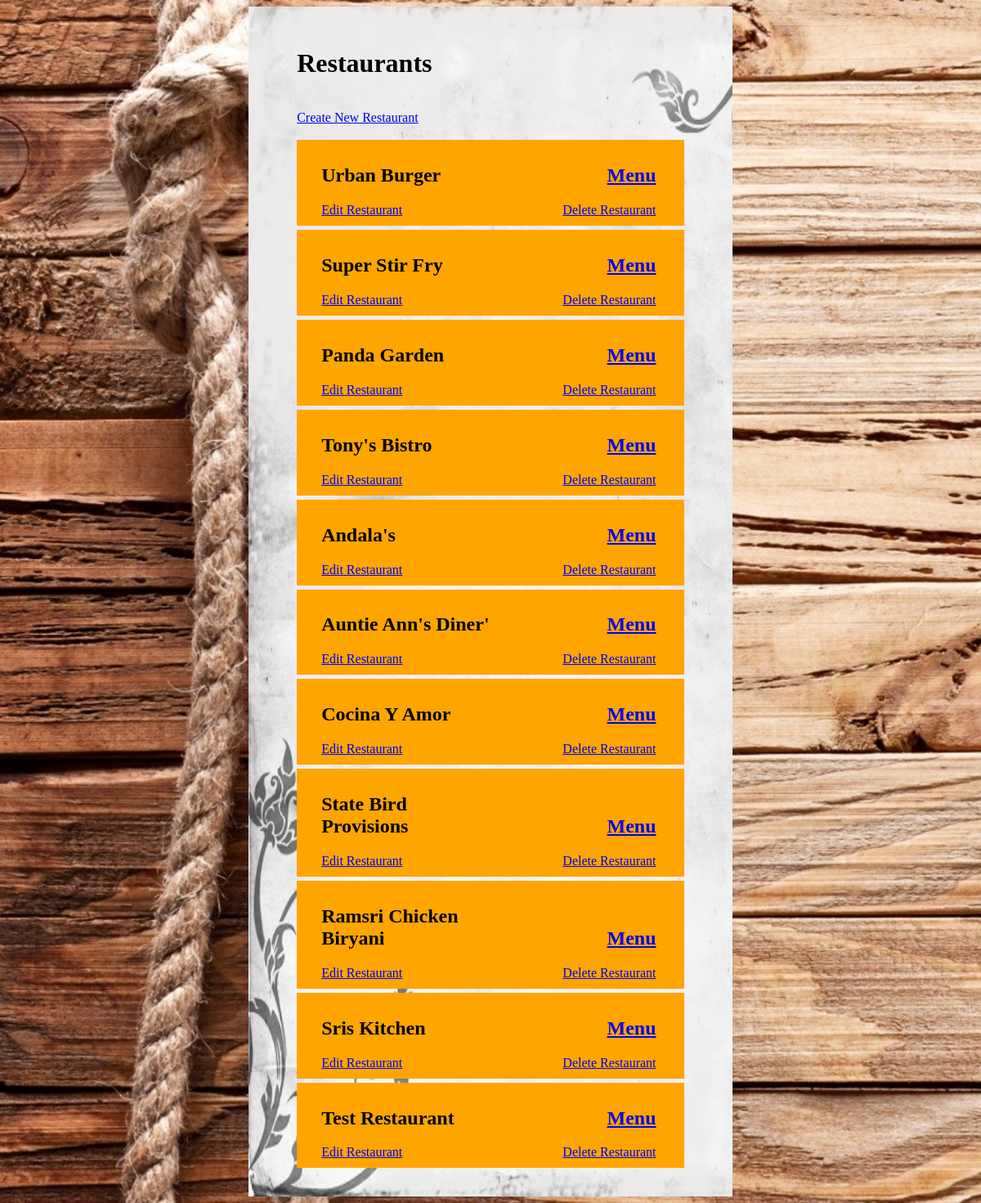
The page /restaurants/ on the database its author committed.
### database_setup.py (models this page shows, shortened)
class Restaurant(Base):
    __tablename__ = 'restaurant'
    id = Column(Integer, primary_key=True)
    name = Column(String(250), nullable=False)

### finalProject.py (the view)
@app.route('/')
@app.route('/restaurants/')
def showRestaurants():
	restaurants = session.query(Restaurant).all()
	return render_template('restaurants.html',restaurants=restaurants)

### templates/restaurants.html (shortened to what this page needs)
<html>
<head>
	<link rel=stylesheet type=text/css href="{{ url_for('static', filename='stylesFinalProject.css') }}">
</head>
<body>
	<div class="container">
		<div class="MainContent">
			<h1> Restaurants</h1>
			<br>
			<a href = '{{url_for('newRestaurant') }}'>Create New Restaurant</a>
			<br>
			<br>
			{% for i in restaurants %}
			<div class = 'restaurant'>
				<div class = 'itemName'>
					<h2>{{i.name}}</h2>
				</div>
				<div class = 'link'>
					<a href='{{url_for('menu',restaurant_id = i.id) }}'><h2>Menu</h2></a>
				</div>
				<div class = 'edit'>
					<a href='{{url_for('editRestaurant',restaurant_id = i.id) }}'>Edit Restaurant</a>
				</div>
				<div class = 'delete'>
					<a href='{{url_for('deleteRestaurant',restaurant_id = i.id) }}'>Delete Restaurant</a>
				</div>
			</div>
			{% endfor %}
		</div>
	</div>
</body>
</html>

### static/stylesFinalProject.css (style rules this page uses)
body { background-image: url("Wood.jpg"); background-color: #333333; background-size: cover; background-attachment: fixed; }
.container { margin: auto; width: 50%; background-image: url("Menu.png"); background-size: cover; background-color: #333333; }
.MainContent { padding-left: 10%; padding-top: 5%; padding-right: 10%; padding-bottom: 5%; }
.restaurant { background-color: orange; margin-bottom: 5px; padding-left: 30px; padding-top: 10px; padding-right: 30px; padding-bottom: 10px; }
.itemName { display: inline-block; width: 50%; text-align: left; }
.link { display: inline-block; width: 48%; text-align: right; }
.edit { width: 50%; display: inline-block; text-align: left; }
.delete { width: 48%; display: inline-block; text-align: right; }

### rows shown on the page
Restaurant: name "Urban Burger"
Restaurant: name "Super Stir Fry"
Restaurant: name "Panda Garden"
Restaurant: name "Tony's Bistro"
Restaurant: name "Andala's"
Restaurant: name "Auntie Ann's Diner'"
Restaurant: name "Cocina Y Amor"
Restaurant: name "State Bird Provisions"
Restaurant: name "Ramsri Chicken Biryani"
Restaurant: name "Sris Kitchen"
Restaurant: name "Test Restaurant"
